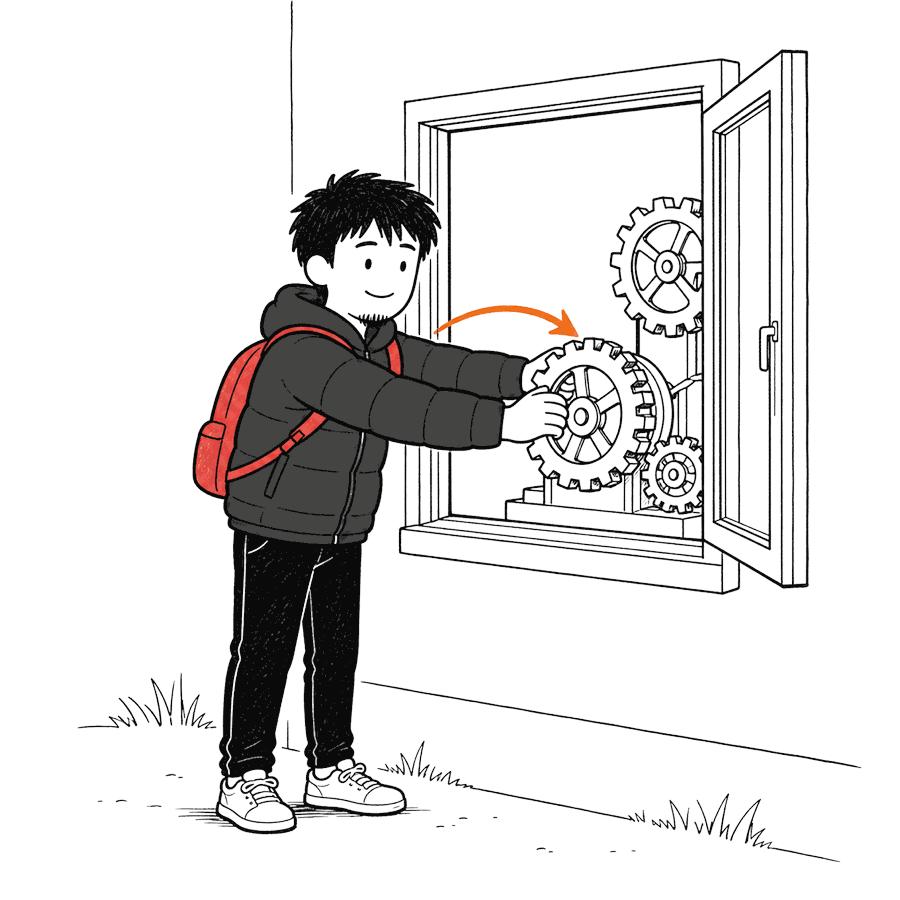
#> input picture site/assets/illustrations/01-present.png, 900 x 900 px
$ python ink-to-transparent.py ../site/assets/illustrations/01-present.png ../site/assets/illustrations/02-roles.png
#> lines starting #> are read from the running program, lines starting #| are printed output that depends on the picture
#!/usr/bin/env python3
"""
把「白底手绘线稿」转成「透明底 PNG」，墨色原样保留。

为什么不做成「暗色墨迹」：
  试过了，不行。小J 的形象大面积依赖黑色填充（头发、黑羽绒服）。
  任何「让黑线在暗底上可见」的变换，都会把这些黑填充一并翻成亮色 ——
  羽绒服变白、脸变成黑洞，图底反转，IP 直接毁掉。
  黑填充的画，物理上就不能直接浮在黑底上。

所以这里只做一件事：把白色背景抠成透明，墨色一律不动。
产出的 PNG 需要落在浅色面板上才能读；好处是人物可以溢出面板边缘，
不再是一个硬邦邦的白方块。

抠图规则（不是简单的阈值二值化，否则线条边缘会出现锯齿）：
  alpha = 255 - min(r,g,b)
  - 纯白背景 (255,255,255) -> alpha 0，完全透明
  - 黑线 (0,0,0)           -> alpha 255，完全不透明
  - 抗锯齿的灰边           -> 中间 alpha，边缘保持平滑
  - 红背带 / 橙箭头        -> min 通道很低 -> alpha 高，颜色完整保留

用 min 而不是亮度：亮度会让饱和的红色（255,40,40）算出很高的亮度，
从而被误判成「接近白色」而变透明。min 通道对彩色墨迹是稳的。

用法：
    python3 scripts/ink-to-transparent.py 输入.png 输出.png [--max-width 1000]
"""
import sys
from PIL import Image


def convert(src_path: str, dst_path: str, max_width: int = 1000) -> None:
#> called with max_width = 1000
    img = Image.open(src_path).convert("RGB")
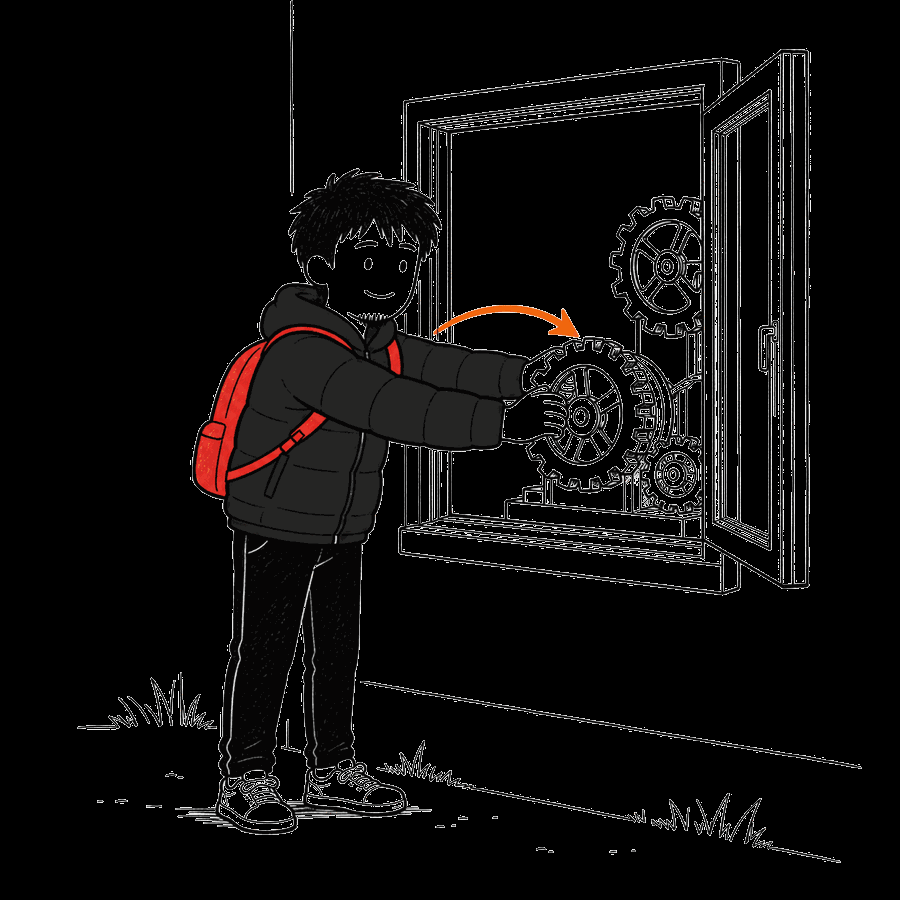
#> img: PIL image 900x900 RGB; mean R, G, B 13.6, 12.1, 11.9

    if img.width > max_width:
        h = round(img.height * max_width / img.width)
        img = img.resize((max_width, h), Image.LANCZOS)

    rgb = img.load()
    out = Image.new("RGBA", img.size)
#> out: PIL image 900x900 RGBA; every value is 0
    dst = out.load()

    for y in range(img.height):
        for x in range(img.width):
            r, g, b = rgb[x, y]
            alpha = 255 - min(r, g, b)
            # 近白的杂点直接清掉，避免透明底上浮一层脏灰
            if alpha < 12:
                dst[x, y] = (0, 0, 0, 0)
            else:
                dst[x, y] = (r, g, b, alpha)

    out.save(dst_path, "PNG", optimize=True)
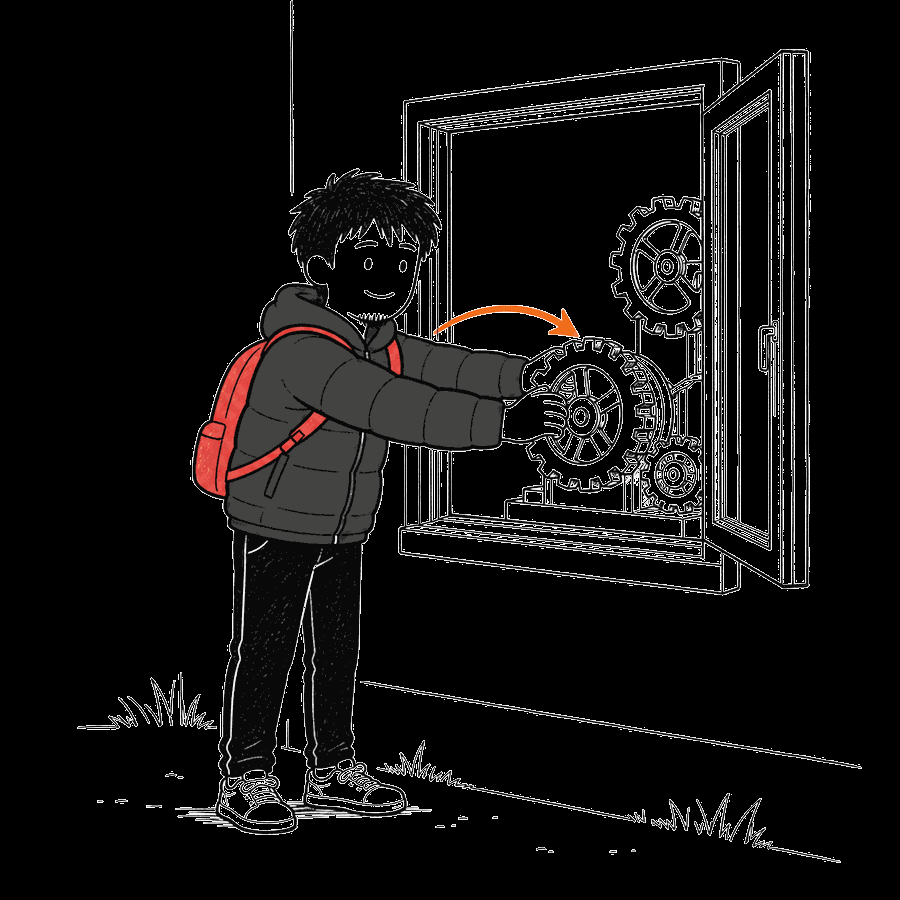
#> saved as 02-roles.png: PIL image 900x900 RGBA; mean R, G, B, A 13.6, 12.1, 11.9, 243.1; transparent parts drawn white
    print(f"✓ {dst_path}")


if __name__ == "__main__":
    if len(sys.argv) < 3:
        sys.exit(__doc__)
    width = 1000
    if "--max-width" in sys.argv:
        width = int(sys.argv[sys.argv.index("--max-width") + 1])
    convert(sys.argv[1], sys.argv[2], width)

$ run again, on site/assets/illustrations/03-flywheel.png
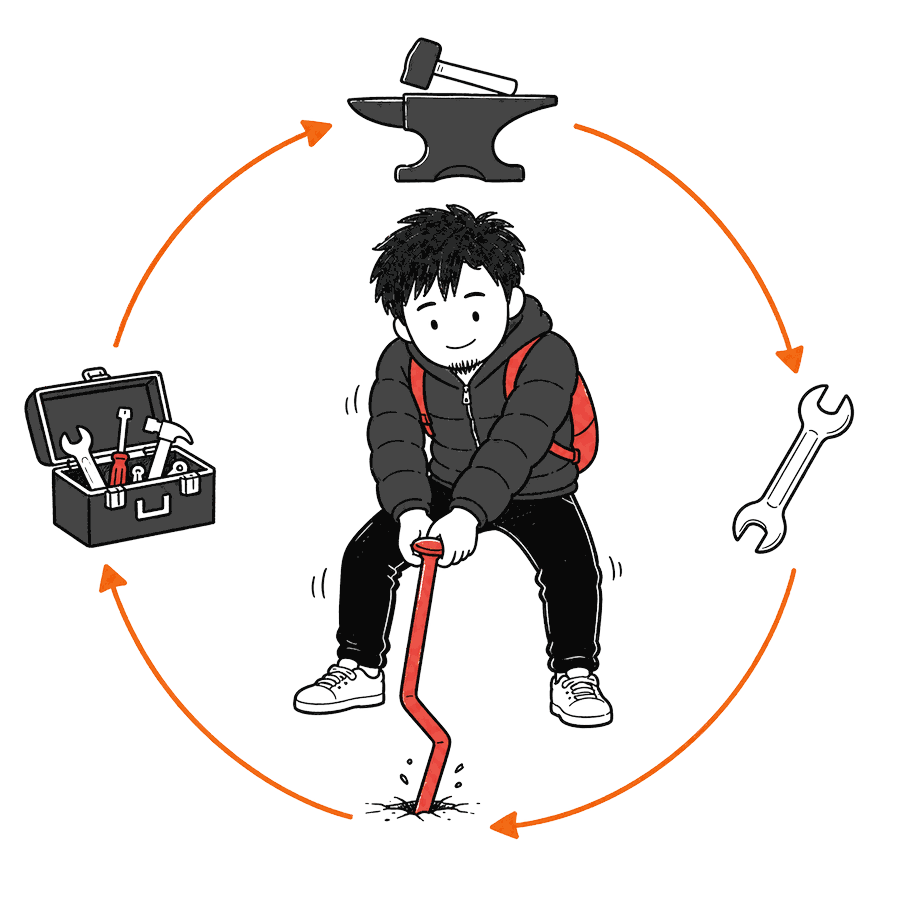
#> input picture site/assets/illustrations/03-flywheel.png, 900 x 900 px
#> in convert, `img = Image.open(src_path).convert("RGB")`:
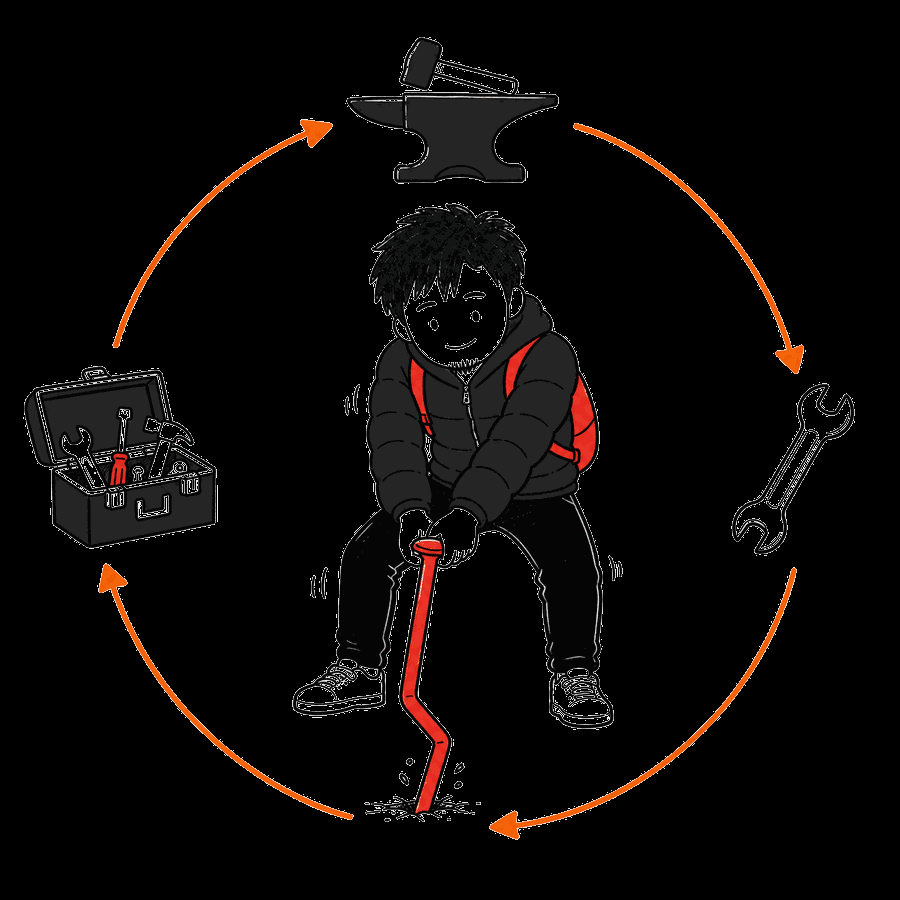
#> img: PIL image 900x900 RGB; mean R, G, B 11, 7.9, 6.8
#> out: PIL image 900x900 RGBA; every value is 0

$ run again, on site/assets/illustrations/hero-climb.png
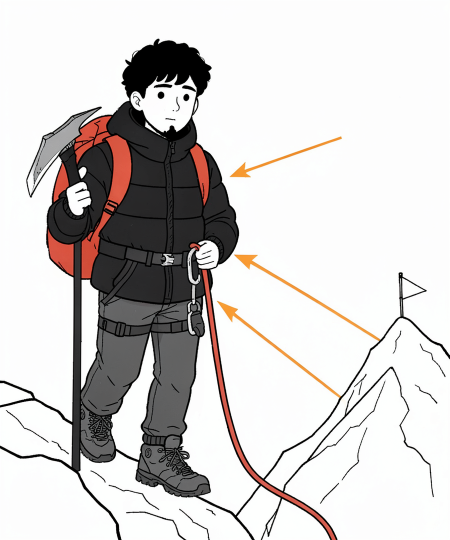
#> input picture site/assets/illustrations/hero-climb.png, 900 x 1080 px (shown at 1/2 size)
#> in convert, img is the input picture: PIL image 900x1080 RGB; mean R, G, B 209.8, 206.7, 205.6
#> out: PIL image 900x1080 RGBA; every value is 0
#> in convert, `out.save(dst_path, "PNG", optimize=True)`:
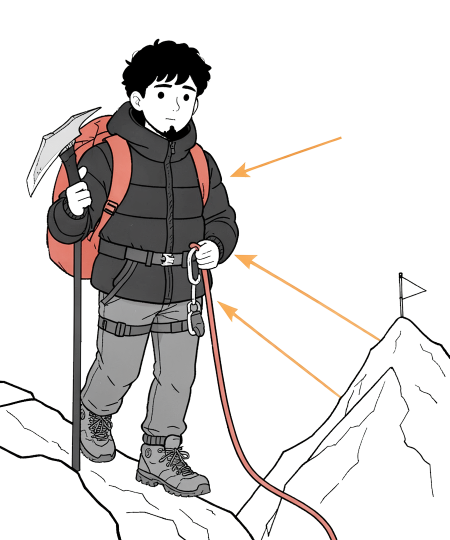
#> saved as hero-climb.png: PIL image 900x1080 RGBA (shown at 1/2 size); mean R, G, B, A 18.9, 15.5, 14.5, 48.3; transparent parts drawn white
